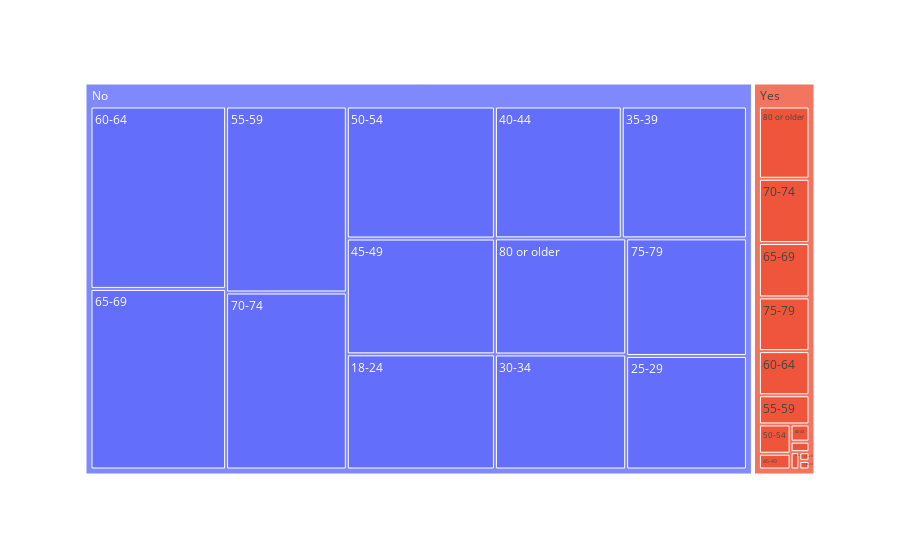

Notebook code cell kept with this figure:
### Markdown cell above
#### `02.02.04` - Visualização do impacto de algumas variáveis preditoras sobre registros de problema no coração (variável resposta)

### Code cell
grafico = px.treemap(
    dados, 
    path=['problema_coracao', 'faixa_etaria']
)

grafico.show()

del(grafico)

### Figure 1 — Plotly figure (JSON) as saved in the notebook; plotly's stock layout.template omitted (floating-point values rounded to 4 significant figures)
{"data": [{"branchvalues": "total", "domain": {"x": [0, 1], "y": [0, 1]}, "hovertemplate": "labels=%{label}<br>count=%{value}<br>parent=%{parent}<br>id=%{id}<extra></extra>", "ids": ["No/18-24", "Yes/18-24", "No/25-29", "Yes/25-29", "No/30-34", "Yes/30-34", "No/35-39", "Yes/35-39", "No/40-44", "Yes/40-44", "No/45-49", "Yes/45-49", "No/50-54", "Yes/50-54", "No/55-59", "Yes/55-59", "No/60-64", "Yes/60-64", "No/65-69", "Yes/65-69", "No/70-74", "Yes/70-74", "No/75-79", "Yes/75-79", "No/80 or older", "Yes/80 or older", "No", "Yes"], "labels": ["18-24", "18-24", "25-29", "25-29", "30-34", "30-34", "35-39", "35-39", "40-44", "40-44", "45-49", "45-49", "50-54", "50-54", "55-59", "55-59", "60-64", "60-64", "65-69", "65-69", "70-74", "70-74", "75-79", "75-79", "80 or older", "80 or older", "No", "Yes"], "name": "", "parents": ["No", "Yes", "No", "Yes", "No", "Yes", "No", "Yes", "No", "Yes", "No", "Yes", "No", "Yes", "No", "Yes", "No", "Yes", "No", "Yes", "No", "Yes", "No", "Yes", "No", "Yes", "", ""], "type": "treemap", "values": [20934, 130, 16822, 133, 18527, 226, 20254, 296, 20520, 486, 21047, 744, 23999, 1383, 27555, 2202, 30359, 3327, 30050, 4101, 26218, 4847, 17433, 4049, 18704, 5449, 292422, 27373]}], "layout": {"legend": {"tracegroupgap": 0}, "margin": {"t": 60}}}
